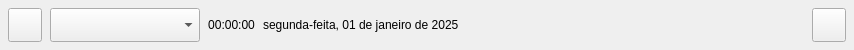
  <widget class="QDockWidget" name="DockTop">
   <property name="sizePolicy">
    <sizepolicy hsizetype="Expanding" vsizetype="Fixed">
     <horstretch>0</horstretch>
     <verstretch>0</verstretch>
    </sizepolicy>
   </property>
   <property name="minimumSize">
    <size>
     <width>854</width>
     <height>50</height>
    </size>
   </property>
   <property name="maximumSize">
    <size>
     <width>524287</width>
     <height>50</height>
    </size>
   </property>
   <property name="features">
    <set>QDockWidget::DockWidgetFeature::DockWidgetVerticalTitleBar</set>
   </property>
   <property name="allowedAreas">
    <set>Qt::DockWidgetArea::TopDockWidgetArea</set>
   </property>
   <property name="windowTitle">
    <string>Topo</string>
   </property>
   <attribute name="dockWidgetArea">
    <number>4</number>
   </attribute>
   <widget class="QWidget" name="DockTopWidget">
    <layout class="QHBoxLayout" name="horizontalLayout">
     <property name="spacing">
      <number>8</number>
     </property>
     <property name="leftMargin">
      <number>8</number>
     </property>
     <property name="topMargin">
      <number>8</number>
     </property>
     <property name="rightMargin">
      <number>8</number>
     </property>
     <property name="bottomMargin">
      <number>8</number>
     </property>
     <item>
      <widget class="QPushButton" name="btnSettings">
       <property name="sizePolicy">
        <sizepolicy hsizetype="Fixed" vsizetype="Fixed">
         <horstretch>0</horstretch>
         <verstretch>0</verstretch>
        </sizepolicy>
       </property>
       <property name="minimumSize">
        <size>
         <width>34</width>
         <height>34</height>
        </size>
       </property>
       <property name="maximumSize">
        <size>
         <width>34</width>
         <height>34</height>
        </size>
       </property>
       <property name="cursor">
        <cursorShape>PointingHandCursor</cursorShape>
       </property>
       <property name="text">
        <string/>
       </property>
       <property name="icon">
        <iconset resource="resources/flow.qrc">
         <normaloff>:/images/icons/config.svg</normaloff>:/images/icons/config.svg</iconset>
       </property>
       <property name="iconSize">
        <size>
         <width>25</width>
         <height>25</height>
        </size>
       </property>
      </widget>
     </item>
     <item>
      <widget class="QComboBox" name="selectProfile">
       <property name="sizePolicy">
        <sizepolicy hsizetype="Fixed" vsizetype="Expanding">
         <horstretch>0</horstretch>
         <verstretch>0</verstretch>
        </sizepolicy>
       </property>
       <property name="minimumSize">
        <size>
         <width>150</width>
         <height>0</height>
        </size>
       </property>
       <property name="maximumSize">
        <size>
         <width>150</width>
         <height>16777215</height>
        </size>
       </property>
       <property name="cursor">
        <cursorShape>PointingHandCursor</cursorShape>
       </property>
       <property name="editable">
        <bool>false</bool>
       </property>
       <property name="insertPolicy">
        <enum>QComboBox::InsertPolicy::InsertAtBottom</enum>
       </property>
       <property name="placeholderText">
        <string>Selecione um perfil</string>
       </property>
      </widget>
     </item>
     <item>
      <widget class="QLabel" name="clock">
       <property name="text">
        <string>00:00:00</string>
       </property>
       <property name="textFormat">
        <enum>Qt::TextFormat::AutoText</enum>
       </property>
       <property name="scaledContents">
        <bool>false</bool>
       </property>
       <property name="alignment">
        <set>Qt::AlignmentFlag::AlignCenter</set>
       </property>
       <property name="indent">
        <number>0</number>
       </property>
      </widget>
     </item>
     <item>
      <widget class="QLabel" name="date">
       <property name="text">
        <string>segunda-feita, 01 de janeiro de 2025</string>
       </property>
      </widget>
     </item>
     <item>
      <spacer name="horizontalSpacer">
       <property name="orientation">
        <enum>Qt::Orientation::Horizontal</enum>
       </property>
       <property name="sizeHint" stdset="0">
        <size>
         <width>40</width>
         <height>20</height>
        </size>
       </property>
      </spacer>
     </item>
     <item>
      <widget class="QLabel" name="Logo">
       <property name="minimumSize">
        <size>
         <width>143</width>
         <height>34</height>
        </size>
       </property>
       <property name="maximumSize">
        <size>
         <width>143</width>
         <height>16777215</height>
        </size>
       </property>
       <property name="text">
        <string/>
       </property>
       <property name="pixmap">
        <pixmap resource="resources/flow.qrc">:/images/icons/icon.png</pixmap>
       </property>
       <property name="scaledContents">
        <bool>true</bool>
       </property>
      </widget>
     </item>
     <item>
      <spacer name="horizontalSpacer_2">
       <property name="orientation">
        <enum>Qt::Orientation::Horizontal</enum>
       </property>
       <property name="sizeType">
        <enum>QSizePolicy::Policy::Fixed</enum>
       </property>
       <property name="sizeHint" stdset="0">
        <size>
         <width>10</width>
         <height>20</height>
        </size>
       </property>
      </spacer>
     </item>
     <item>
      <widget class="QPushButton" name="btnFull">
       <property name="sizePolicy">
        <sizepolicy hsizetype="Minimum" vsizetype="Expanding">
         <horstretch>0</horstretch>
         <verstretch>0</verstretch>
        </sizepolicy>
       </property>
       <property name="minimumSize">
        <size>
         <width>34</width>
         <height>34</height>
        </size>
       </property>
       <property name="maximumSize">
        <size>
         <width>34</width>
         <height>34</height>
        </size>
       </property>
       <property name="cursor">
        <cursorShape>PointingHandCursor</cursorShape>
       </property>
       <property name="text">
        <string/>
       </property>
       <property name="icon">
        <iconset resource="resources/flow.qrc">
         <normaloff>:/images/icons/full-screen.svg</normaloff>:/images/icons/full-screen.svg</iconset>
       </property>
       <property name="iconSize">
        <size>
         <width>21</width>
         <height>21</height>
        </size>
       </property>
       <property name="shortcut">
        <string>F11</string>
       </property>
      </widget>
     </item>
    </layout>
   </widget>
  </widget>
